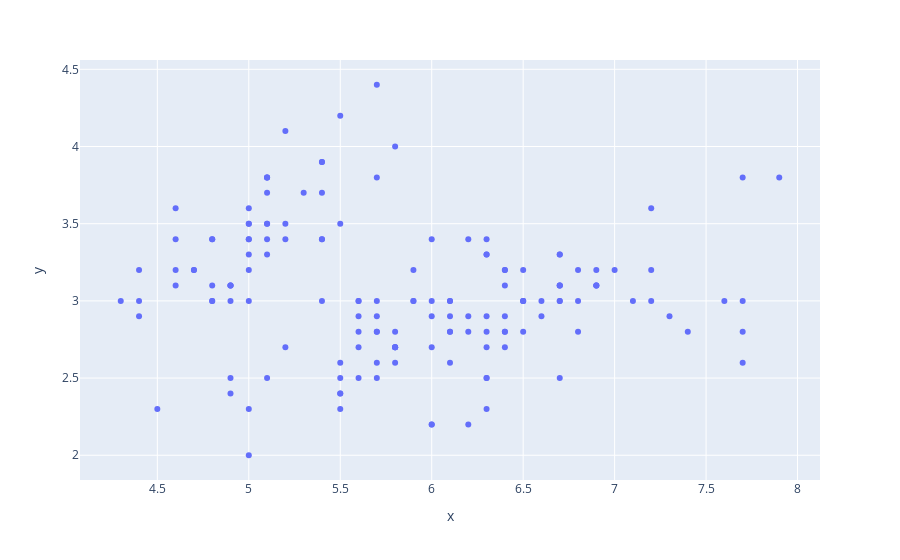

Notebook source saved alongside this figure:
### Code cell
px.scatter(x=df.sepal_length, y=df.sepal_width)

### Figure 1 — Plotly figure (JSON) as saved in the notebook; plotly's stock layout.template omitted (floating-point values rounded to 4 significant figures; data arrays with more than 128 entries replaced by an {"elided": "..."} marker saying what was removed)
{"data": [{"hovertemplate": "x=%{x}<br>y=%{y}<extra></extra>", "legendgroup": "", "marker": {"color": "#636efa", "symbol": "circle"}, "mode": "markers", "name": "", "orientation": "v", "showlegend": false, "type": "scatter", "x": {"elided": "150 float values"}, "xaxis": "x", "y": {"elided": "150 float values"}, "yaxis": "y"}], "layout": {"legend": {"tracegroupgap": 0}, "margin": {"t": 60}, "xaxis": {"anchor": "y", "domain": [0, 1], "title": {"text": "x"}}, "yaxis": {"anchor": "x", "domain": [0, 1], "title": {"text": "y"}}}}
